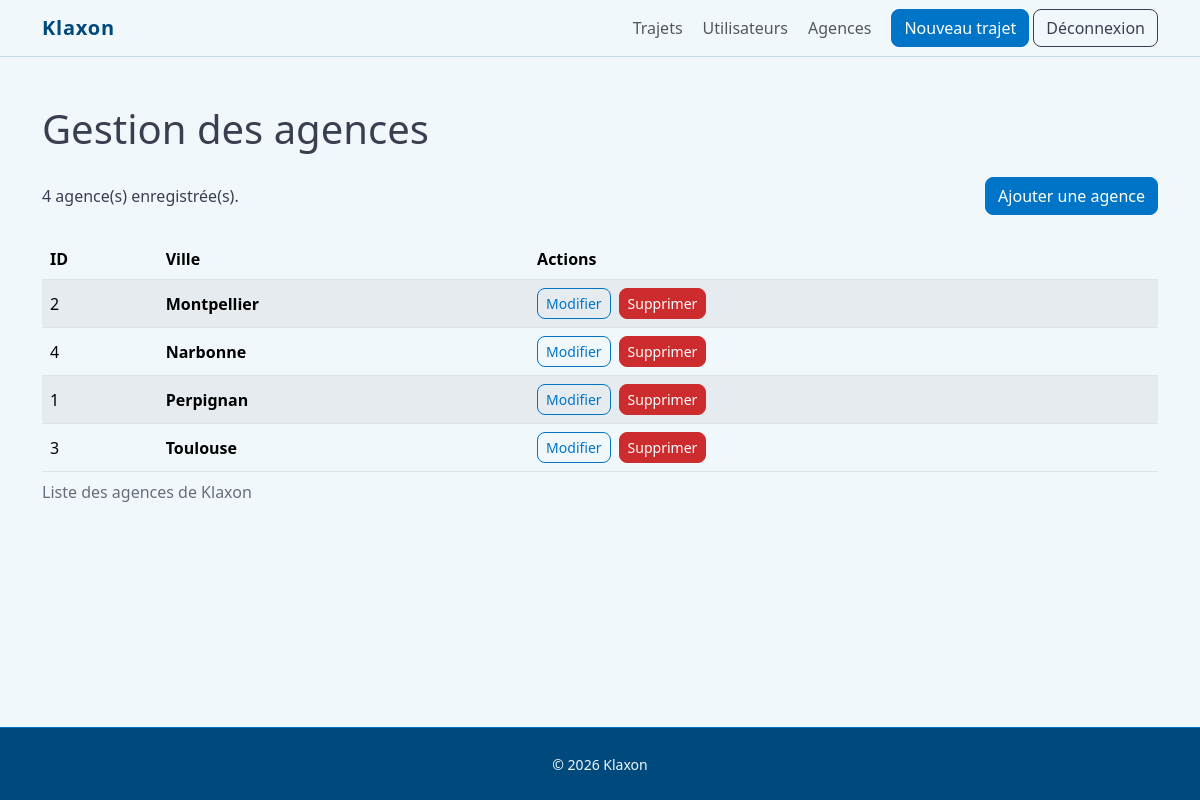
The page /index.php?route=admin/agencies (signed in) on the database its author committed.
### tables this page shows
CREATE TABLE agencies (
    id_agency INT UNSIGNED AUTO_INCREMENT,
    city VARCHAR(150) NOT NULL,

    PRIMARY KEY (id_agency),
    UNIQUE KEY uq_agencies_city (city)
);

### src/Controller/AdminController.php (called while the page is built, shortened)
<?php
function showAdminAgenciesPage(
    AgencyRepository $agencyRepository
): void {
    $agencies = $agencyRepository->findAll();
    require __DIR__
        . '/../View/admin/agencies/index.php';
}

### index.php (called while the page is built, shortened)
<?php
$databaseConnection =
    getDatabaseConnection();
$agencyRepository =
    new AgencyRepository(
        $databaseConnection
    );
$tripRepository =
    new TripRepository(
        $databaseConnection
    );
$userRepository =
    new UserRepository(
        $databaseConnection
    );
$tripValidator =
    new TripValidator();
$route = trim($_GET['route'] ?? '', '/');
match ($route) {
    '', 'home' => showHomePage($tripRepository),
    'login' =>
    showLoginPage(
        $userRepository
    ),
    'logout' => logoutUser(),
    'trips/create' =>
    showCreateTripPage(
        $agencyRepository,
        $tripRepository,
        $tripValidator
    ),
    'trips/show' =>
    showTripDetailsPage(
        $tripRepository
    ),
    'trips/edit' =>
    showEditTripPage(
        $agencyRepository,
        $tripRepository,
        $tripValidator
    ),
    'trips/delete' =>
    deleteTripAction(
        $tripRepository
    ),
    'admin/users' =>
    showAdminUsersPage(
        $userRepository
    ),
    'admin', 'admin/trips' =>
    showAdminTripsPage(
        $tripRepository
    ),
    'admin/agencies' =>
    showAdminAgenciesPage(
        $agencyRepository
    ),
    'admin/agencies/create' => showAdminCreateAgencyPage(
        $agencyRepository
    ),
    'admin/agencies/edit' => showAdminEditAgencyPage(
        $agencyRepository
    ),
    'admin/agencies/delete' =>
    deleteAdminAgencyAction(
        $agencyRepository,
        $tripRepository
    ),
    default => showNotFoundPage(),
};

### src/Repository/AgencyRepository.php (called while the page is built, shortened)
<?php
final class AgencyRepository
{
    public function findAll(): array
    {
        $statement = $this->databaseConnection->query(
            'SELECT
            id_agency,
            city
         FROM agencies
         ORDER BY city ASC'
        );
        $agencies = [];
        foreach ($statement->fetchAll() as $agency) {
            $agencies[] = [
                'id_agency' => (int) $agency['id_agency'],
                'city' => $agency['city'],
            ];
        }
        return $agencies;
    }
}

### src/functions.php (called while the page is built, shortened)
<?php
function escape(string $value): string
{
    return htmlspecialchars($value, ENT_QUOTES, 'UTF-8');
}

### src/View/admin/agencies/index.php (the view, shortened to what this page needs)
<?php
require __DIR__ . '/../../partials/header.php';
?>
<h1 class="mb-4">
    Gestion des agences
</h1>
<div class="d-flex flex-wrap
           justify-content-between
           align-items-center
           gap-3
           mb-4">
    <p class="mb-0">
        <?= escape((string) count($agencies)) ?>
        agence(s) enregistrée(s).
    </p>
    <a href="index.php?route=admin/agencies/create" class="btn btn-primary">
        Ajouter une agence
    </a>
</div>
<?php if ($agencies === []): ?>
    <div class="alert alert-info" role="status">
        Aucune agence n’est enregistrée.
    </div>
<?php else: ?>
    <div class="table-responsive">
        <table class="table table-striped
                   table-hover align-middle">
            <caption>
                Liste des agences de Klaxon
            </caption>
            <thead>
                <tr>
                    <th scope="col">
                        ID
                    </th>
                    <th scope="col">
                        Ville
                    </th>
                    <th scope="col">
                        Actions
                    </th>
                </tr>
            </thead>
            <tbody>
                <?php foreach ($agencies as $agency): ?>
                    <tr>
                        <td>
                            <?= escape(
                                (string)
                                $agency['id_agency']
                            ) ?>
                        </td>
                        <td>
                            <strong>
                                <?= escape(
                                    $agency['city']
                                ) ?>
                            </strong>
                        </td>
                        <td>
                            <div class="d-flex
                                       flex-wrap
                                       gap-2">
                                <a href="index.php?route=admin/agencies/edit&amp;id=<?= escape(
                                    (string)
                                    $agency['id_agency']
                                ) ?>" class="btn
                                           btn-outline-primary
                                           btn-sm">
                                    Modifier
                                </a>
                                <form method="post" action="index.php?route=admin/agencies/delete" class="m-0"
                                    onsubmit="return confirm('Voulez-vous vraiment supprimer cette agence ?');">
                                    <button type="submit" class="btn
                                               btn-danger
                                               btn-sm">
                                        Supprimer
                                    </button>
                                </form>
                            </div>
                        </td>
                    </tr>
                <?php endforeach; ?>
            </tbody>
        </table>
    </div>
<?php endif; ?>
<?php
require __DIR__ . '/../../partials/footer.php';
?>

### rows shown on the page
agencies: id_agency "2", city "Montpellier"
agencies: id_agency "4", city "Narbonne"
agencies: id_agency "1", city "Perpignan"
agencies: id_agency "3", city "Toulouse"

### other values the page prints
$applicationName "Klaxon"
count($agencies) "4"
